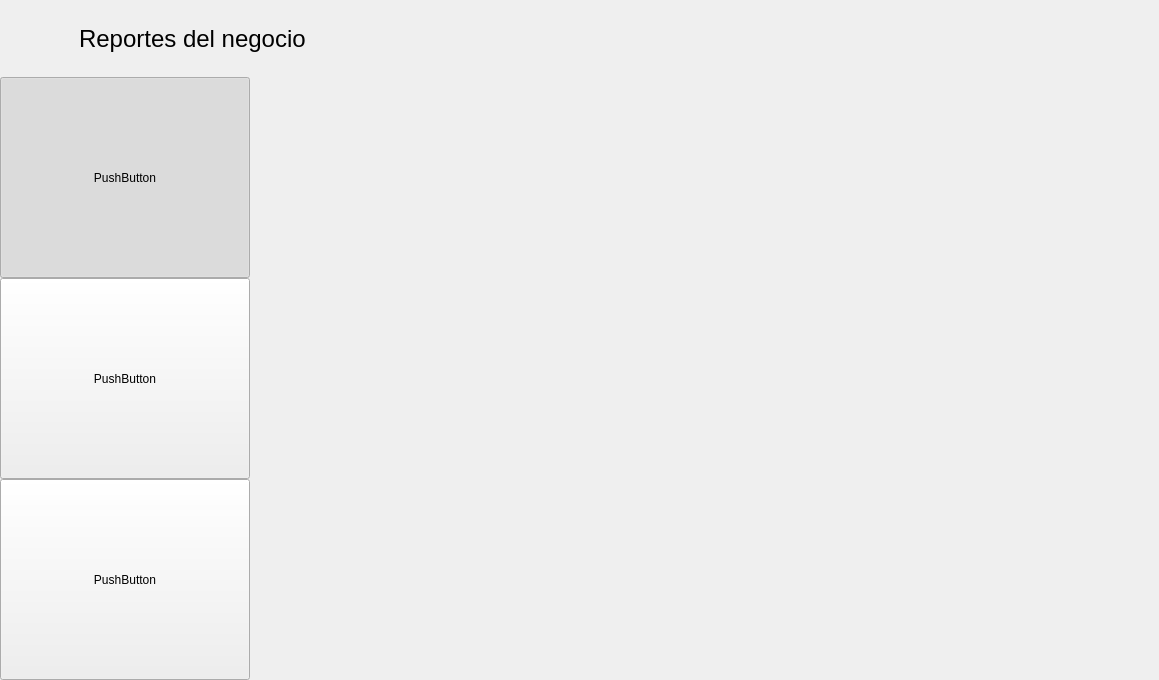
<?xml version="1.0" encoding="UTF-8"?>
<ui version="4.0">
 <class>Reportes</class>
 <widget class="QMainWindow" name="Reportes">
  <property name="geometry">
   <rect>
    <x>0</x>
    <y>0</y>
    <width>1159</width>
    <height>680</height>
   </rect>
  </property>
  <property name="minimumSize">
   <size>
    <width>1159</width>
    <height>680</height>
   </size>
  </property>
  <property name="windowTitle">
   <string>Reportes del negocio</string>
  </property>
  <property name="windowIcon">
   <iconset resource="../resources.qrc">
    <normaloff>:/img/icon.ico</normaloff>:/img/icon.ico</iconset>
  </property>
  <widget class="QWidget" name="centralwidget">
   <property name="minimumSize">
    <size>
     <width>1085</width>
     <height>650</height>
    </size>
   </property>
   <property name="styleSheet">
    <string notr="true"/>
   </property>
   <layout class="QVBoxLayout" name="verticalLayout">
    <property name="spacing">
     <number>0</number>
    </property>
    <property name="leftMargin">
     <number>0</number>
    </property>
    <property name="topMargin">
     <number>0</number>
    </property>
    <property name="rightMargin">
     <number>0</number>
    </property>
    <property name="bottomMargin">
     <number>0</number>
    </property>
    <item alignment="Qt::AlignLeft">
     <widget class="QFrame" name="frame">
      <property name="minimumSize">
       <size>
        <width>0</width>
        <height>71</height>
       </size>
      </property>
      <property name="styleSheet">
       <string notr="true">QFrame { border: none; }</string>
      </property>
      <property name="frameShape">
       <enum>QFrame::StyledPanel</enum>
      </property>
      <property name="frameShadow">
       <enum>QFrame::Raised</enum>
      </property>
      <layout class="QHBoxLayout" name="horizontalLayout_2">
       <property name="spacing">
        <number>20</number>
       </property>
       <property name="leftMargin">
        <number>18</number>
       </property>
       <property name="topMargin">
        <number>18</number>
       </property>
       <property name="bottomMargin">
        <number>18</number>
       </property>
       <item>
        <widget class="QLabel" name="lbRegresar">
         <property name="minimumSize">
          <size>
           <width>41</width>
           <height>41</height>
          </size>
         </property>
         <property name="cursor">
          <cursorShape>PointingHandCursor</cursorShape>
         </property>
         <property name="toolTip">
          <string>Regresar al menú de inicio</string>
         </property>
         <property name="styleSheet">
          <string notr="true">image: url(:/img/resources/images/leftarrow.png);</string>
         </property>
         <property name="text">
          <string/>
         </property>
        </widget>
       </item>
       <item>
        <widget class="QLabel" name="lbTitulo">
         <property name="minimumSize">
          <size>
           <width>211</width>
           <height>41</height>
          </size>
         </property>
         <property name="font">
          <font>
           <pointsize>18</pointsize>
          </font>
         </property>
         <property name="text">
          <string>Reportes del negocio</string>
         </property>
        </widget>
       </item>
      </layout>
     </widget>
    </item>
    <item>
     <widget class="QFrame" name="frame_2">
      <property name="styleSheet">
       <string notr="true">QFrame { border: none; }</string>
      </property>
      <property name="frameShape">
       <enum>QFrame::StyledPanel</enum>
      </property>
      <property name="frameShadow">
       <enum>QFrame::Raised</enum>
      </property>
      <layout class="QHBoxLayout" name="horizontalLayout">
       <property name="spacing">
        <number>0</number>
       </property>
       <property name="leftMargin">
        <number>0</number>
       </property>
       <property name="topMargin">
        <number>0</number>
       </property>
       <property name="rightMargin">
        <number>0</number>
       </property>
       <property name="bottomMargin">
        <number>0</number>
       </property>
       <item alignment="Qt::AlignLeft">
        <widget class="QFrame" name="frame_3">
         <property name="styleSheet">
          <string notr="true">QFrame { border: none; }</string>
         </property>
         <property name="frameShape">
          <enum>QFrame::StyledPanel</enum>
         </property>
         <property name="frameShadow">
          <enum>QFrame::Raised</enum>
         </property>
         <layout class="QVBoxLayout" name="verticalLayout_2">
          <property name="spacing">
           <number>0</number>
          </property>
          <property name="leftMargin">
           <number>0</number>
          </property>
          <property name="topMargin">
           <number>0</number>
          </property>
          <property name="rightMargin">
           <number>0</number>
          </property>
          <property name="bottomMargin">
           <number>0</number>
          </property>
          <item>
           <widget class="QPushButton" name="btVentas">
            <property name="sizePolicy">
             <sizepolicy hsizetype="Minimum" vsizetype="Expanding">
              <horstretch>0</horstretch>
              <verstretch>0</verstretch>
             </sizepolicy>
            </property>
            <property name="minimumSize">
             <size>
              <width>250</width>
              <height>0</height>
             </size>
            </property>
            <property name="text">
             <string>PushButton</string>
            </property>
            <property name="checkable">
             <bool>true</bool>
            </property>
            <property name="checked">
             <bool>true</bool>
            </property>
            <property name="autoExclusive">
             <bool>true</bool>
            </property>
           </widget>
          </item>
          <item>
           <widget class="QPushButton" name="pushButton_2">
            <property name="sizePolicy">
             <sizepolicy hsizetype="Minimum" vsizetype="Expanding">
              <horstretch>0</horstretch>
              <verstretch>0</verstretch>
             </sizepolicy>
            </property>
            <property name="text">
             <string>PushButton</string>
            </property>
            <property name="checkable">
             <bool>true</bool>
            </property>
            <property name="autoExclusive">
             <bool>true</bool>
            </property>
           </widget>
          </item>
          <item>
           <widget class="QPushButton" name="pushButton_3">
            <property name="sizePolicy">
             <sizepolicy hsizetype="Minimum" vsizetype="Expanding">
              <horstretch>0</horstretch>
              <verstretch>0</verstretch>
             </sizepolicy>
            </property>
            <property name="text">
             <string>PushButton</string>
            </property>
            <property name="checkable">
             <bool>true</bool>
            </property>
            <property name="autoExclusive">
             <bool>true</bool>
            </property>
           </widget>
          </item>
         </layout>
        </widget>
       </item>
       <item>
        <widget class="QFrame" name="frame_4">
         <property name="sizePolicy">
          <sizepolicy hsizetype="Expanding" vsizetype="Preferred">
           <horstretch>0</horstretch>
           <verstretch>0</verstretch>
          </sizepolicy>
         </property>
         <property name="styleSheet">
          <string notr="true">QFrame { border: none; }</string>
         </property>
         <property name="frameShape">
          <enum>QFrame::StyledPanel</enum>
         </property>
         <property name="frameShadow">
          <enum>QFrame::Raised</enum>
         </property>
         <layout class="QHBoxLayout" name="horizontalLayout_3">
          <property name="spacing">
           <number>0</number>
          </property>
          <property name="leftMargin">
           <number>0</number>
          </property>
          <property name="topMargin">
           <number>0</number>
          </property>
          <property name="rightMargin">
           <number>0</number>
          </property>
          <property name="bottomMargin">
           <number>0</number>
          </property>
          <item>
           <widget class="QTabWidget" name="tabWidget">
            <property name="styleSheet">
             <string notr="true">QTabBar::tab {
	width: 0;
    height: 0; 
	margin: 0;
	padding: 0;
	border: none;
}

QTabWidget { border: none; }</string>
            </property>
            <property name="usesScrollButtons">
             <bool>false</bool>
            </property>
            <widget class="QWidget" name="tabVentas">
             <property name="styleSheet">
              <string notr="true">QFrame { border: none; }</string>
             </property>
             <attribute name="title">
              <string>Tab 1</string>
             </attribute>
             <layout class="QHBoxLayout" name="horizontalLayout_4">
              <property name="spacing">
               <number>0</number>
              </property>
              <property name="leftMargin">
               <number>0</number>
              </property>
              <property name="topMargin">
               <number>0</number>
              </property>
              <property name="rightMargin">
               <number>0</number>
              </property>
              <property name="bottomMargin">
               <number>0</number>
              </property>
              <item>
               <widget class="QScrollArea" name="scrollArea">
                <property name="styleSheet">
                 <string notr="true">QFrame { border: none; }</string>
                </property>
                <property name="widgetResizable">
                 <bool>true</bool>
                </property>
                <widget class="QWidget" name="contents1">
                 <property name="geometry">
                  <rect>
                   <x>0</x>
                   <y>0</y>
                   <width>907</width>
                   <height>601</height>
                  </rect>
                 </property>
                 <property name="styleSheet">
                  <string notr="true"/>
                 </property>
                 <layout class="QHBoxLayout" name="horizontalLayout_6"/>
                </widget>
               </widget>
              </item>
             </layout>
            </widget>
            <widget class="QWidget" name="tab_2">
             <property name="styleSheet">
              <string notr="true">QFrame { border: none; }</string>
             </property>
             <attribute name="title">
              <string>Tab 2</string>
             </attribute>
             <layout class="QHBoxLayout" name="horizontalLayout_5">
              <property name="spacing">
               <number>0</number>
              </property>
              <property name="leftMargin">
               <number>0</number>
              </property>
              <property name="topMargin">
               <number>0</number>
              </property>
              <property name="rightMargin">
               <number>0</number>
              </property>
              <property name="bottomMargin">
               <number>0</number>
              </property>
              <item>
               <widget class="QScrollArea" name="scrollArea_2">
                <property name="styleSheet">
                 <string notr="true">QFrame { border: none; }</string>
                </property>
                <property name="widgetResizable">
                 <bool>true</bool>
                </property>
                <widget class="QWidget" name="contents2">
                 <property name="geometry">
                  <rect>
                   <x>0</x>
                   <y>0</y>
                   <width>907</width>
                   <height>601</height>
                  </rect>
                 </property>
                </widget>
               </widget>
              </item>
             </layout>
            </widget>
           </widget>
          </item>
         </layout>
        </widget>
       </item>
      </layout>
     </widget>
    </item>
   </layout>
  </widget>
 </widget>
 <resources>
  <include location="../resources.qrc"/>
 </resources>
 <connections/>
</ui>
